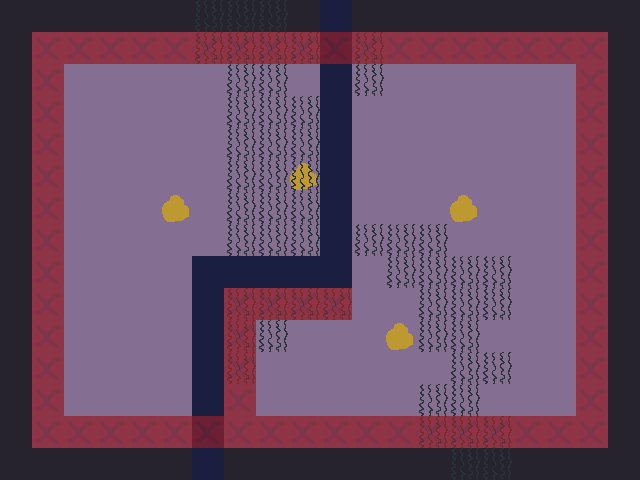

The image is a tile-based game level rendered from a .tmx file. Its description and complete source (layers, tilesets, objects, tile grids) follow:
An orthogonal 20x15 tile map with 32x32 px tiles, 4 tile layers (BG, MG, FG, XX).

<map version="1.0" tiledversion="1.1.5" orientation="orthogonal" renderorder="right-down" width="20" height="15" tilewidth="32" tileheight="32" infinite="0" nextobjectid="1">
 <tileset firstgid="1" name="testmaptiles" tilewidth="32" tileheight="32" tilecount="8" columns="8">
  <image source="testmaptiles.png" width="256" height="32" />
 </tileset>
 <layer name="BG" width="20" height="15">
  <data encoding="csv">
1,1,1,1,1,1,1,1,1,1,1,1,1,1,1,1,1,1,1,1,
1,2,2,2,2,2,2,2,2,2,2,2,2,2,2,2,2,2,2,1,
1,2,3,3,3,3,3,3,3,3,3,3,3,3,3,3,3,3,2,1,
1,2,3,3,3,3,3,3,3,3,3,3,3,3,3,3,3,3,2,1,
1,2,3,3,3,3,3,3,3,3,3,3,3,3,3,3,3,3,2,1,
1,2,3,3,3,3,3,3,3,3,3,3,3,3,3,3,3,3,2,1,
1,2,3,3,3,3,3,3,3,3,3,3,3,3,3,3,3,3,2,1,
1,2,3,3,3,3,3,3,3,3,3,3,3,3,3,3,3,3,2,1,
1,2,3,3,3,3,3,3,3,3,3,3,3,3,3,3,3,3,2,1,
1,2,3,3,3,3,3,2,2,2,2,3,3,3,3,3,3,3,2,1,
1,2,3,3,3,3,3,2,3,3,3,3,3,3,3,3,3,3,2,1,
1,2,3,3,3,3,3,2,3,3,3,3,3,3,3,3,3,3,2,1,
1,2,3,3,3,3,3,2,3,3,3,3,3,3,3,3,3,3,2,1,
1,2,2,2,2,2,2,2,2,2,2,2,2,2,2,2,2,2,2,1,
1,1,1,1,1,1,1,1,1,1,1,1,1,1,1,1,1,1,1,1
</data>
 </layer>
 <layer name="MG" width="20" height="15">
  <data encoding="csv">
0,0,0,0,0,0,0,0,0,0,0,0,0,0,0,0,0,0,0,0,
0,0,0,0,0,0,0,0,0,0,0,0,0,0,0,0,0,0,0,0,
0,0,0,0,0,0,0,0,0,0,0,0,0,0,0,0,0,0,0,0,
0,0,0,0,0,0,0,0,0,0,0,0,0,0,0,0,0,0,0,0,
0,0,0,0,0,0,0,0,0,0,0,0,0,0,0,0,0,0,0,0,
0,0,0,0,0,0,0,0,0,5,0,0,0,0,0,0,0,0,0,0,
0,0,0,0,0,5,0,0,0,0,0,0,0,0,5,0,0,0,0,0,
0,0,0,0,0,0,0,0,0,0,0,0,0,0,0,0,0,0,0,0,
0,0,0,0,0,0,0,0,0,0,0,0,0,0,0,0,0,0,0,0,
0,0,0,0,0,0,0,0,0,0,0,0,0,0,0,0,0,0,0,0,
0,0,0,0,0,0,0,0,0,0,0,0,5,0,0,0,0,0,0,0,
0,0,0,0,0,0,0,0,0,0,0,0,0,0,0,0,0,0,0,0,
0,0,0,0,0,0,0,0,0,0,0,0,0,0,0,0,0,0,0,0,
0,0,0,0,0,0,0,0,0,0,0,0,0,0,0,0,0,0,0,0,
0,0,0,0,0,0,0,0,0,0,0,0,0,0,0,0,0,0,0,0
</data>
 </layer>
 <layer name="FG" width="20" height="15">
  <data encoding="csv">
0,0,0,0,0,0,6,6,6,0,4,0,0,0,0,0,0,0,0,0,
0,0,0,0,0,0,6,6,6,6,4,6,0,0,0,0,0,0,0,0,
0,0,0,0,0,0,0,6,6,0,4,6,0,0,0,0,0,0,0,0,
0,0,0,0,0,0,0,6,6,6,4,0,0,0,0,0,0,0,0,0,
0,0,0,0,0,0,0,6,6,6,4,0,0,0,0,0,0,0,0,0,
0,0,0,0,0,0,0,6,6,6,4,0,0,0,0,0,0,0,0,0,
0,0,0,0,0,0,0,6,6,6,4,0,0,0,0,0,0,0,0,0,
0,0,0,0,0,0,0,6,6,6,4,6,6,6,0,0,0,0,0,0,
0,0,0,0,0,0,4,4,4,4,4,0,6,6,6,6,0,0,0,0,
0,0,0,0,0,0,4,6,6,6,6,0,0,6,6,6,0,0,0,0,
0,0,0,0,0,0,4,6,6,0,0,0,0,6,6,0,0,0,0,0,
0,0,0,0,0,0,4,6,0,0,0,0,0,0,6,6,0,0,0,0,
0,0,0,0,0,0,4,0,0,0,0,0,0,6,6,0,0,0,0,0,
0,0,0,0,0,0,4,0,0,0,0,0,0,6,6,6,0,0,0,0,
0,0,0,0,0,0,4,0,0,0,0,0,0,0,6,6,0,0,0,0
</data>
 </layer>
 <layer name="XX" width="20" height="15" opacity="0.43">
  <data encoding="csv">
0,0,0,0,0,0,0,0,0,0,0,0,0,0,0,0,0,0,0,0,
0,7,7,7,7,7,7,7,7,7,7,7,7,7,7,7,7,7,7,0,
0,7,0,0,0,0,0,0,0,0,0,0,0,0,0,0,0,0,7,0,
0,7,0,0,0,0,0,0,0,0,0,0,0,0,0,0,0,0,7,0,
0,7,0,0,0,0,0,0,0,0,0,0,0,0,0,0,0,0,7,0,
0,7,0,0,0,0,0,0,0,0,0,0,0,0,0,0,0,0,7,0,
0,7,0,0,0,0,0,0,0,0,0,0,0,0,0,0,0,0,7,0,
0,7,0,0,0,0,0,0,0,0,0,0,0,0,0,0,0,0,7,0,
0,7,0,0,0,0,0,0,0,0,0,0,0,0,0,0,0,0,7,0,
0,7,0,0,0,0,0,7,7,7,7,0,0,0,0,0,0,0,7,0,
0,7,0,0,0,0,0,7,0,0,0,0,0,0,0,0,0,0,7,0,
0,7,0,0,0,0,0,7,0,0,0,0,0,0,0,0,0,0,7,0,
0,7,0,0,0,0,0,7,0,0,0,0,0,0,0,0,0,0,7,0,
0,7,7,7,7,7,7,7,7,7,7,7,7,7,7,7,7,7,7,0,
0,0,0,0,0,0,0,0,0,0,0,0,0,0,0,0,0,0,0,0
</data>
 </layer>
</map>